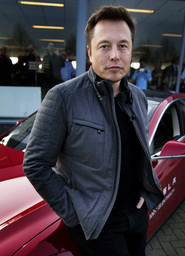
#> input picture IM-Python/Ch14/elonmusk.bmp, 185 x 256 px, shrunk from 577 x 800 before the run
$ python pencil_sketch_1.py
#> lines starting #> are read from the running program, lines starting #| are printed output that depends on the picture
import numpy as np
import cv2

img = cv2.imread( "elonmusk.bmp", -1 )
#> img is the input picture: shape (256, 185, 3); mean B, G, R 64.8, 56.9, 64.3
img1, img2 = cv2.pencilSketch( img )
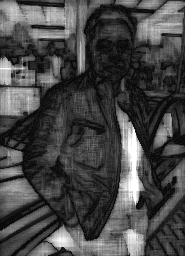
#> img1: shape (256, 185); min 10, max 255, mean 71.5
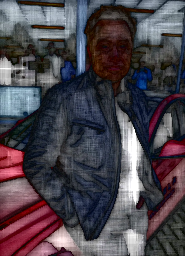
#> img2: shape (256, 185, 3); mean B, G, R 76.8, 68.7, 75.9
cv2.imshow( "Original Image", img )
cv2.imshow( "Pencil Sketch 1", img1 )
cv2.imshow( "Pencil Sketch 2", img2 )
cv2.waitKey( 0 )

$ run again, with IM-Python/Ch14/Brunch.bmp copied over IM-Python/Ch14/elonmusk.bmp
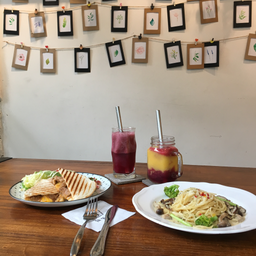
#> input picture IM-Python/Ch14/Brunch.bmp, 256 x 256 px, shrunk from 512 x 512 before the run
#> img is the input picture: shape (256, 256, 3); mean B, G, R 127.1, 144.9, 162.5
#> `img1, img2 = cv2.pencilSketch( img )`:
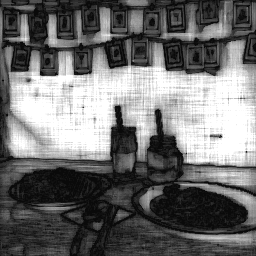
#> img1: shape (256, 256); min 10, max 255, mean 111.6
#> `img1, img2 = cv2.pencilSketch( img )`:
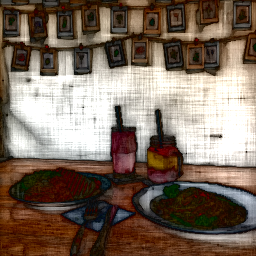
#> img2: shape (256, 256, 3); mean B, G, R 95, 108.5, 125.5
